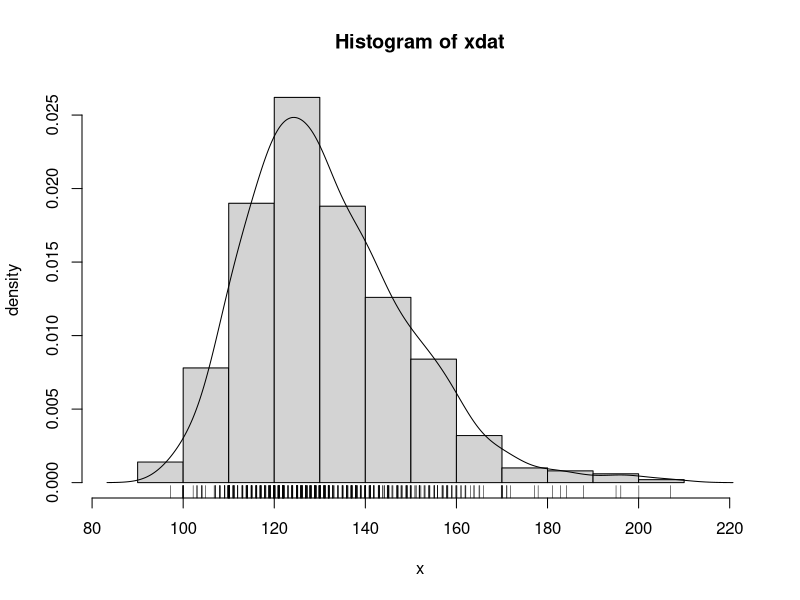
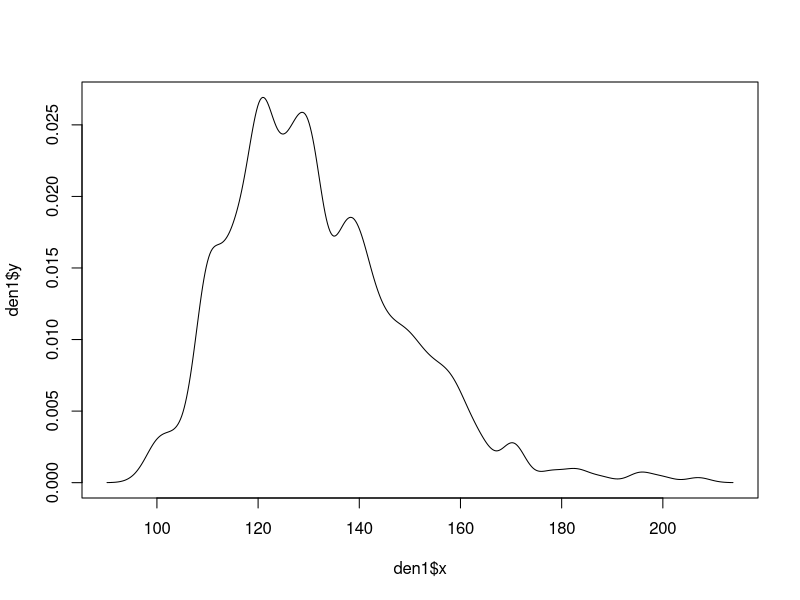

Reproduce these figures in R, in order.
# UNIVARIATE KERNEL DENSITY ESTIMATION
# BANDWIDTH SELECTION BY SHEATHER AND JONES (1991) METHOD

a = read.table('sbp1dat.txt')
xdat = a[,1]
adj = 1
den = density(xdat,bw="SJ",adjust=adj)
x = den$x
f = den$y
fmin = min(f)
fmax = max(f)
histo = hist(xdat, plot=FALSE)
hden = histo$den
hmin = min(hden)
hmax = max(hden)
dlo = min(fmin,hmin)
dhi = max(fmax,hmax)
hist(xdat, xlim=range(x), ylim=c(dlo,dhi), xlab="x", ylab="density", 
 breaks='Scott', probability=TRUE)
lines(x,f,lty=1)
rug(jitter(xdat))
bw=den$bw
print(bw)

adj = 0.5
den1 = density(xdat,bw="SJ",adjust=adj)
plot(den1$x,den1$y,type='l')
